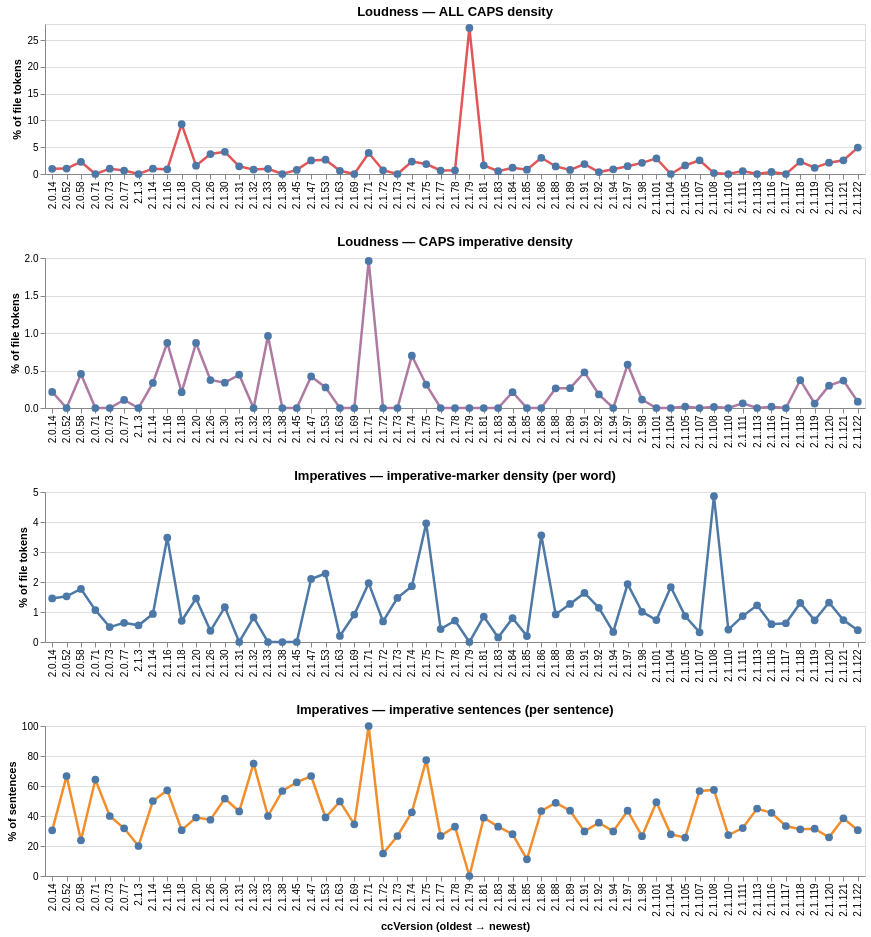

Notebook cell for this chart:
### Markdown cell above
### Loudness & imperative density across ccVersion

Four small multiples plotting the per-`ccVersion` mean of:

- **Loudness** — ALL CAPS density and CAPS imperative density (both % of file tokens).
- **Imperatives** — imperative-marker density (% of file tokens) and the share of sentences classified as imperative (% of sentences).

Each panel uses an independent y-axis so the absolute scales of the four metrics don't squash each other. Versions are ordered oldest → newest along x.

### Code cell
"""Loudness & imperative-density trends across ccVersion."""

df_ver = alt_df[alt_df["ccVersion"] != ""].copy

trend_specs = [
 ("all_caps_pct", "Loudness — ALL CAPS density", "% of file tokens", "#e15759"),
 ("caps_imp_pct", "Loudness — CAPS imperative density", "% of file tokens", "#af7aa1"),
 ("mood_marker_pct", "Imperatives — imperative-marker density (per word)", "% of file tokens", "#4e79a7"),
 ("imperative_sent_pct", "Imperatives — imperative sentences (per sentence)", "% of sentences", "#f28e2c"),
]

frames = []
for col, label, unit, _ in trend_specs:
 g = (
 df_ver.groupby(["ccVersion", "ccVersion_sort"])[col].mean.reset_index.rename(columns={col: "value"})
 )
 g["metric"] = label
 g["unit"] = unit
 frames.append(g)
trend_df = pd.concat(frames, ignore_index=True)


def _trend_panel(label, unit, color, show_x_title):
 return (
 alt.Chart(trend_df[trend_df["metric"] == label]).mark_line(point=alt.OverlayMarkDef(filled=True, size=60),
 strokeWidth=2.5, color=color).encode(
 x=alt.X("ccVersion:N", sort=version_order,
 title="ccVersion (oldest → newest)" if show_x_title else None,
 axis=alt.Axis(labelAngle=-90, labelLimit=80, labelOverlap=False)),
 y=alt.Y("value:Q", title=unit),
 tooltip=[
 alt.Tooltip("ccVersion:N"),
 alt.Tooltip("value:Q", format=".3f", title="mean"),
 alt.Tooltip("unit:N"),
 ]).properties(width=820, height=150, title=label)
 )


panels = [
 _trend_panel(label, unit, color, show_x_title=(i == len(trend_specs) - 1))
 for i, (_, label, unit, color) in enumerate(trend_specs)
]

alt.vconcat(*panels).resolve_scale(y="independent")
